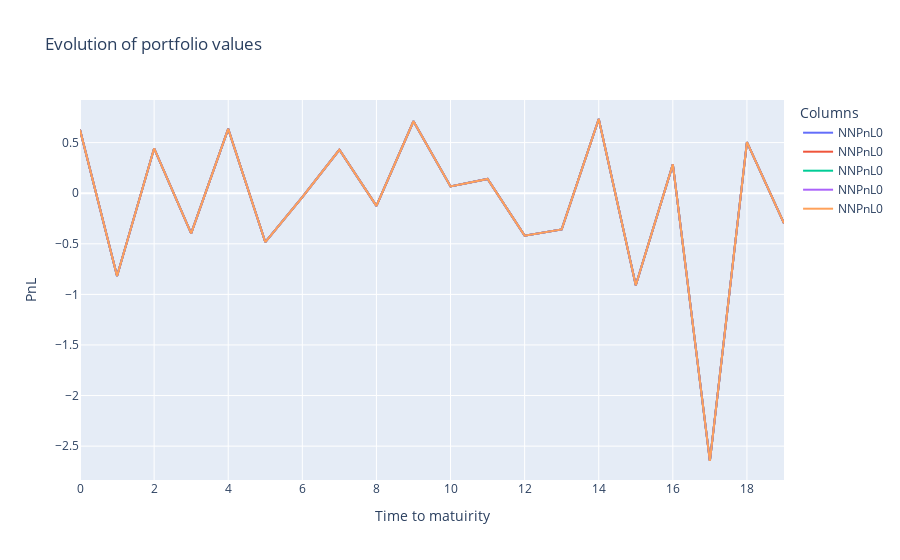

Notebook code cell kept with this figure:
### Code cell
fig = go.Figure()
# Add traces for each column
for column in rewards.columns[values]:
    fig.add_trace(go.Scatter(x=rewards.index, y=rewards[column], mode='lines', name=f"NNPnL{column}"))
    #fig.add_trace(go.Scatter(x=rewards_1.index, y=rewards_1[column], mode='lines', name=f"DeltaPnL{column}"))

# Update layout
fig.update_layout(
    title='Evolution of portfolio values',
    xaxis_title='Time to matuirity',
    yaxis_title='PnL',
    template='plotly',
    legend=dict(title='Columns'),
)

# Show the plot
fig.show()

### Figure 1 — Plotly figure (JSON) as saved in the notebook; plotly's stock layout.template omitted (floating-point values rounded to 4 significant figures)
{"data": [{"mode": "lines", "name": "NNPnL0", "type": "scatter", "x": [0, 1, 2, 3, 4, 5, 6, 7, 8, 9, 10, 11, 12, 13, 14, 15, 16, 17, 18, 19], "y": [0.6266, -0.8175, 0.4422, -0.3969, 0.6363, -0.4827, -0.0397, 0.4292, -0.1255, 0.7113, 0.06701, 0.1414, -0.4192, -0.3576, 0.7334, -0.9094, 0.285, -2.647, 0.5056, -0.2974]}, {"mode": "lines", "name": "NNPnL0", "type": "scatter", "x": [0, 1, 2, 3, 4, 5, 6, 7, 8, 9, 10, 11, 12, 13, 14, 15, 16, 17, 18, 19], "y": [0.6266, -0.8175, 0.4422, -0.3969, 0.6363, -0.4827, -0.0397, 0.4292, -0.1255, 0.7113, 0.06701, 0.1414, -0.4192, -0.3576, 0.7334, -0.9094, 0.285, -2.647, 0.5056, -0.2974]}, {"mode": "lines", "name": "NNPnL0", "type": "scatter", "x": [0, 1, 2, 3, 4, 5, 6, 7, 8, 9, 10, 11, 12, 13, 14, 15, 16, 17, 18, 19], "y": [0.6266, -0.8175, 0.4422, -0.3969, 0.6363, -0.4827, -0.0397, 0.4292, -0.1255, 0.7113, 0.06701, 0.1414, -0.4192, -0.3576, 0.7334, -0.9094, 0.285, -2.647, 0.5056, -0.2974]}, {"mode": "lines", "name": "NNPnL0", "type": "scatter", "x": [0, 1, 2, 3, 4, 5, 6, 7, 8, 9, 10, 11, 12, 13, 14, 15, 16, 17, 18, 19], "y": [0.6266, -0.8175, 0.4422, -0.3969, 0.6363, -0.4827, -0.0397, 0.4292, -0.1255, 0.7113, 0.06701, 0.1414, -0.4192, -0.3576, 0.7334, -0.9094, 0.285, -2.647, 0.5056, -0.2974]}, {"mode": "lines", "name": "NNPnL0", "type": "scatter", "x": [0, 1, 2, 3, 4, 5, 6, 7, 8, 9, 10, 11, 12, 13, 14, 15, 16, 17, 18, 19], "y": [0.6266, -0.8175, 0.4422, -0.3969, 0.6363, -0.4827, -0.0397, 0.4292, -0.1255, 0.7113, 0.06701, 0.1414, -0.4192, -0.3576, 0.7334, -0.9094, 0.285, -2.647, 0.5056, -0.2974]}], "layout": {"legend": {"title": {"text": "Columns"}}, "title": {"text": "Evolution of portfolio values"}, "xaxis": {"title": {"text": "Time to matuirity"}}, "yaxis": {"title": {"text": "PnL"}}}}
